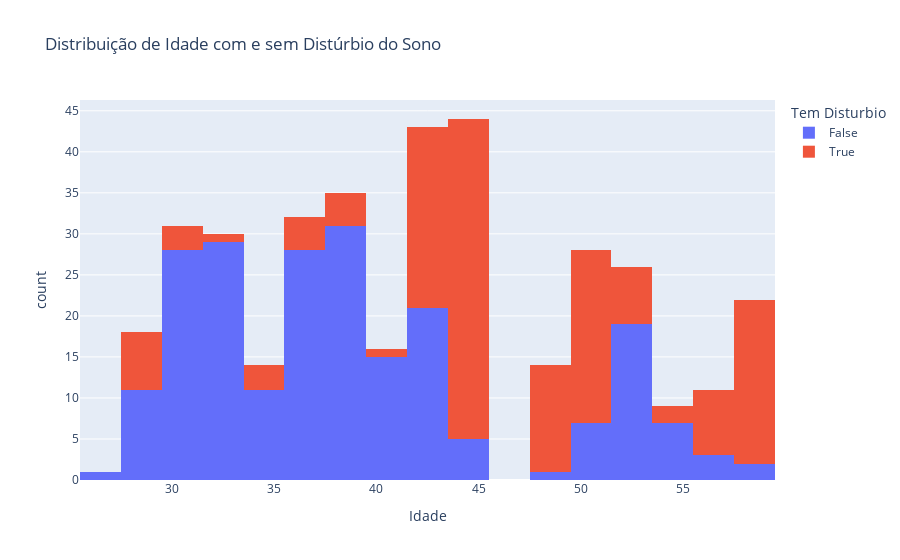

The notebook cell saved with this chart:
### Code cell
fig = px.histogram(df_limpo, x='Idade', color='Tem Disturbio', title='Distribuição de Idade com e sem Distúrbio do Sono')
fig.show()

### Figure 1 — Plotly figure (JSON) as saved in the notebook; plotly's stock layout.template omitted (floating-point values rounded to 4 significant figures; data arrays with more than 128 entries replaced by an {"elided": "..."} marker saying what was removed)
{"data": [{"bingroup": "x", "hovertemplate": "Tem Disturbio=False<br>Idade=%{x}<br>count=%{y}<extra></extra>", "legendgroup": "False", "marker": {"color": "#636efa", "pattern": {"shape": ""}}, "name": "False", "orientation": "v", "showlegend": true, "type": "histogram", "x": {"elided": "219 int values"}, "xaxis": "x", "yaxis": "y"}, {"bingroup": "x", "hovertemplate": "Tem Disturbio=True<br>Idade=%{x}<br>count=%{y}<extra></extra>", "legendgroup": "True", "marker": {"color": "#EF553B", "pattern": {"shape": ""}}, "name": "True", "orientation": "v", "showlegend": true, "type": "histogram", "x": {"elided": "155 int values"}, "xaxis": "x", "yaxis": "y"}], "layout": {"barmode": "relative", "legend": {"title": {"text": "Tem Disturbio"}, "tracegroupgap": 0}, "title": {"text": "Distribuição de Idade com e sem Distúrbio do Sono"}, "xaxis": {"anchor": "y", "domain": [0, 1], "title": {"text": "Idade"}}, "yaxis": {"anchor": "x", "domain": [0, 1], "title": {"text": "count"}}}}
